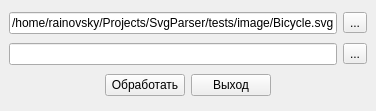
<?xml version="1.0" encoding="UTF-8"?>
<ui version="4.0">
 <class>MainWindow</class>
 <widget class="QMainWindow" name="MainWindow">
  <property name="geometry">
   <rect>
    <x>0</x>
    <y>0</y>
    <width>376</width>
    <height>111</height>
   </rect>
  </property>
  <property name="windowTitle">
   <string>SvgParser</string>
  </property>
  <widget class="QWidget" name="centralwidget">
   <layout class="QVBoxLayout" name="verticalLayout">
    <item>
     <layout class="QHBoxLayout" name="horizontalLayout_2">
      <item>
       <widget class="QLineEdit" name="line_sourcePath">
        <property name="text">
         <string>/home/rainovsky/Projects/SvgParser/tests/image/Bicycle.svg</string>
        </property>
       </widget>
      </item>
      <item>
       <widget class="QToolButton" name="btn_sourcePath">
        <property name="text">
         <string>...</string>
        </property>
       </widget>
      </item>
     </layout>
    </item>
    <item>
     <layout class="QHBoxLayout" name="horizontalLayout_3">
      <item>
       <widget class="QLineEdit" name="line_targetPath"/>
      </item>
      <item>
       <widget class="QToolButton" name="btn_targetPath">
        <property name="text">
         <string>...</string>
        </property>
       </widget>
      </item>
     </layout>
    </item>
    <item>
     <layout class="QHBoxLayout" name="horizontalLayout">
      <item>
       <spacer name="horizontalSpacer">
        <property name="orientation">
         <enum>Qt::Horizontal</enum>
        </property>
        <property name="sizeHint" stdset="0">
         <size>
          <width>40</width>
          <height>20</height>
         </size>
        </property>
       </spacer>
      </item>
      <item>
       <widget class="QPushButton" name="btn_start">
        <property name="text">
         <string>Обработать</string>
        </property>
       </widget>
      </item>
      <item>
       <widget class="QPushButton" name="btn_exit">
        <property name="text">
         <string>Выход</string>
        </property>
       </widget>
      </item>
      <item>
       <spacer name="horizontalSpacer_2">
        <property name="orientation">
         <enum>Qt::Horizontal</enum>
        </property>
        <property name="sizeHint" stdset="0">
         <size>
          <width>40</width>
          <height>20</height>
         </size>
        </property>
       </spacer>
      </item>
     </layout>
    </item>
   </layout>
  </widget>
 </widget>
 <resources/>
 <connections/>
</ui>
